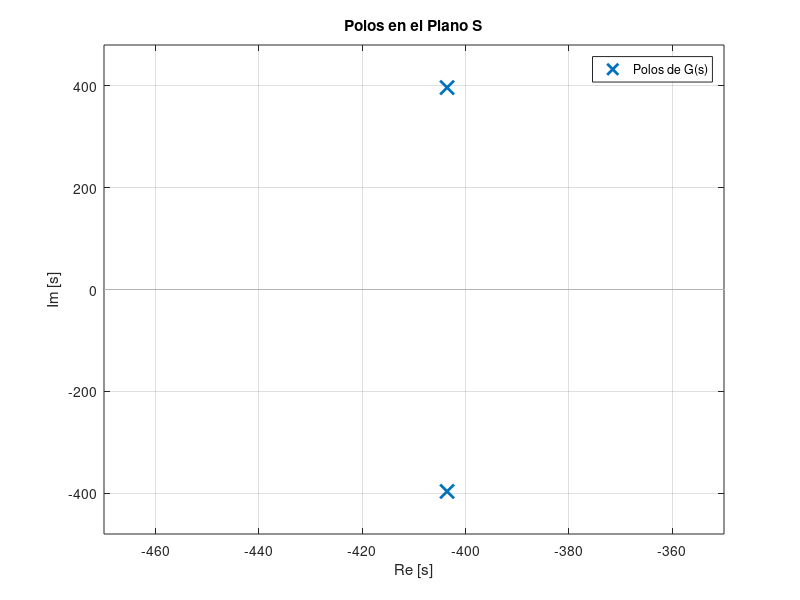
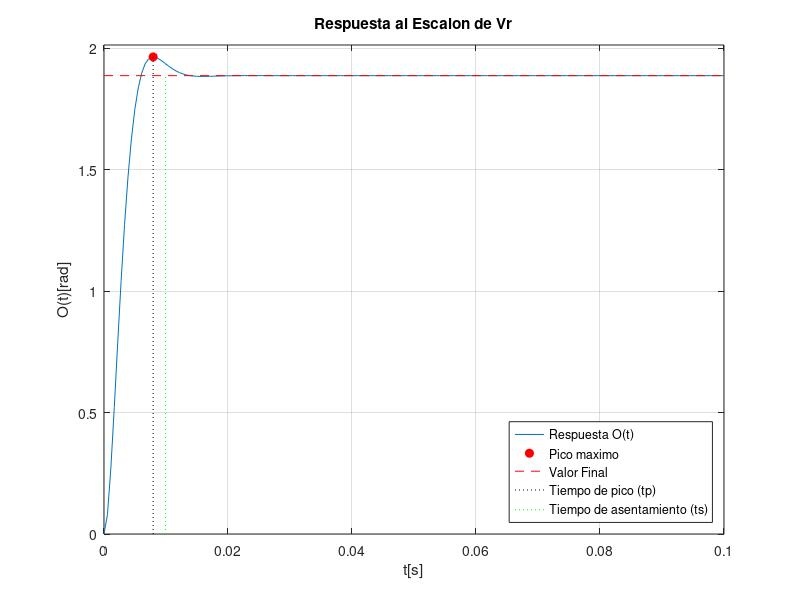

Here is the MATLAB script that generated these plots, in order:
clear all; close all; clc

pkg load control;

s=tf("s");

% Entrada de referencia
Vr = 3; % [V]

num=1006500;
dem=[5 4036 1600335];

%Funcion de transferencia
disp("Funcion de Transferencia:")
G=tf(num,dem)


%Parametros de la respuesta
disp("-----------------------------------------------------------")
disp("Parametros de la Respuesta")
damp(G)
[wn_vec, zeta_vec] = damp(G);
wn = wn_vec(1);
cita = zeta_vec(1);
wd=wn*sqrt(1-cita^2)
tau=1/(cita*wn);
B=acosd(cita)
disp("-----------------------------------------------------------")
disp("Ganancia Estatica")
K=dcgain(G)

disp("-----------------------------------------------------------")
disp("Valor Final:")
VF=K*Vr

disp("-----------------------------------------------------------")
disp("Tiempo Pico:")
tp=pi/wd

disp("-----------------------------------------------------------")
disp("Sobrepasamiento %:")
[y, t] = step(G, [0, tp]);
pico=y(end);
Mp_Porcentaje=100*(pico-K)/K

disp("-----------------------------------------------------------")
disp("Tiempo de crecimiento:")
tr=(pi-acos(cita))/wd

disp("-----------------------------------------------------------")
disp("Tiempo de establecimiento:")
ts=tau*4

%Mapa de Polos y Ceros
figure(1);
pzmap(G)
grid on;
title("Polos en el Plano S")
ylabel("Im [s]")
xlabel("Re [s]")
legend("Polos de G(s)", "Location", "northeast");


%Grafico de Respuesta al escalon de entrada
figure(2);
step(Vr*G,0.1);
grid on;
hold on;
plot(tp, Vr*pico, 'ro', 'MarkerFaceColor', 'r');
line([0, 2], [VF, VF], 'Color', 'r', 'LineStyle', '--');
line([tp, tp], [0, Vr*pico], 'Color', 'k', 'LineStyle', ':');
line([ts, ts], [0, VF], 'Color', 'g', 'LineStyle', ':');
legend("Respuesta O(t)", ...
       "Pico maximo", ...
       "Valor Final", ...
       "Tiempo de pico (tp)", ...
       "Tiempo de asentamiento (ts)", ...
       "Location", "southeast");
hold off;
title("Respuesta al Escalon de Vr");
ylabel("O(t)[rad]")
xlabel("t[s]")
ylim([0 Vr*pico*1.025])
